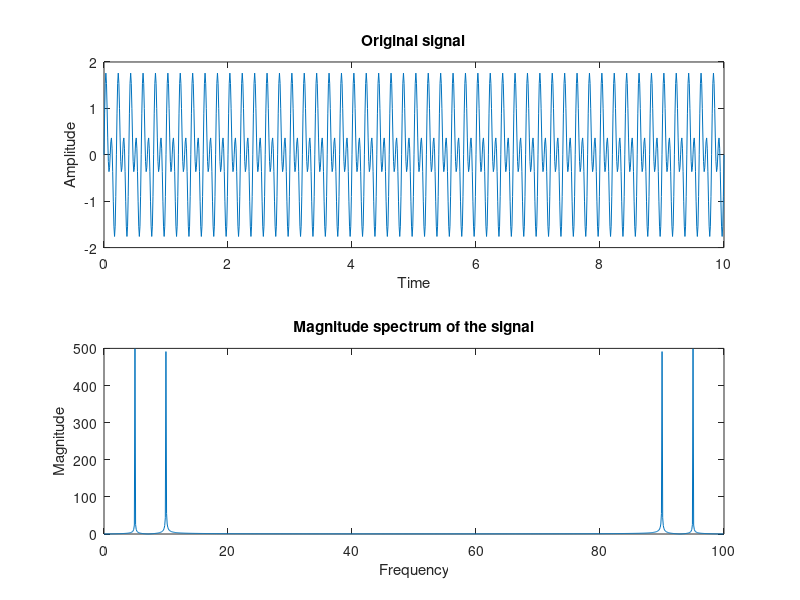

This chart was generated by the following MATLAB code:
t = 0:0.01:10; % Time vector
x = sin(2*pi*5*t) + sin(2*pi*10*t); % Signal with two sinusoidal components

y = fft(x); % Compute the Fourier transform of the signal
n = length(x); % Length of signal
f = (0:n-1)*(1/(n*0.01)); % Frequency vector

% Plot the signal and its Fourier transform
subplot(2,1,1);
plot(t, x);
xlabel('Time');
ylabel('Amplitude');
title('Original signal');

subplot(2,1,2);
plot(f, abs(y));
xlabel('Frequency');
ylabel('Magnitude');
title('Magnitude spectrum of the signal');